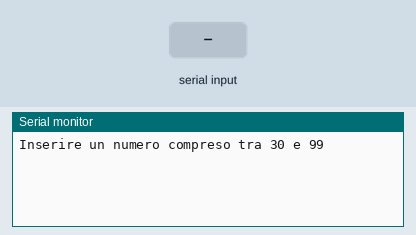
Bench run of a sketch on a simulated Arduino Uno, built with avr-gcc and run on an emulated ATmega328P. Shown: the last lines printed to the serial monitor. The inputs (shaded band) are chosen by the test bench.

Above: at 1.2 s.
1.3 s: "90,45,200\n" received over Serial
At 1.9 s:
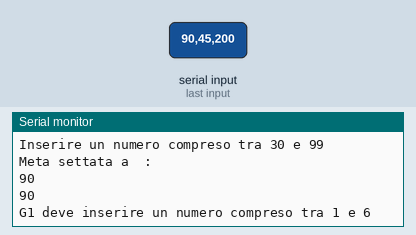
2.8 s: "30,150,10\n" received over Serial
5.8 s: "90,45\n" received over Serial
At 7.2 s:
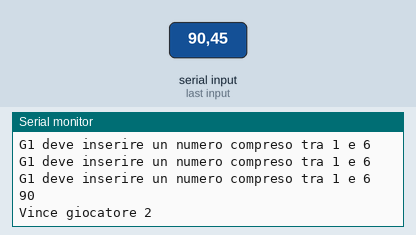
Timing chart, 0 to 8.8 s (numbered marks = the images above; inputs shaded):
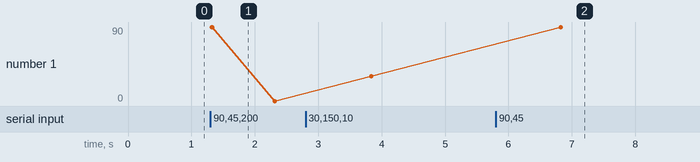

Measured:
- after the input at 1.3 s, the serial monitor: prints a new line at once (image 1)
- after the input at 5.8 s, the serial monitor: prints a new line after 1.0 s (image 2)
- plotted number 1: 30 → 90 after the input at 5.8 s

The sketch:

sketch_jan11a.ino
```cpp
  int buttonred = 2;
  int buttongrey = 3;
  int buttonblue = 4;
  int buttonState = 0;
  int counter = 30;
  String stringa;
  int meta = 0;
  String number;
  String giocatore1;
  String nG1;
  String giocatore2;
  String nG2;
  bool terminato;
  String sommanumeri;
  bool start;
  int punteggioG1 = 0;
  int punteggioG2 = 0;
  bool finito;
  bool checknmb;


 void setup() {
  // put your setup code here, to run once:
Serial.begin(9600);
terminato = false;
start = false;
finito = false;
checknmb = false;
 }

 void loop() {
  // put your main code here, to run repeatedly:


if(start == false)
{
  Meta();
}
 else
 {
   if(!terminato)
  {
    turnoG1();
  }
  else
  {
   turnoG2();
  }
 }


 }


 void Meta()
 {
  Serial.println("Inserire un numero compreso tra 30 e 99");
  while(Serial.available() == 0)
  {}
    meta = Serial.parseInt();
    Serial.println("Meta settata a  :");

    Serial.println(String(meta));

    if(meta < 30)
    {
      Serial.println("META NON VALIDA, inserire un numero tra 30 e 99");
      terminato = false;
      }


      else
      {
        Serial.println(meta);
        start = true;
      }

/* else
{
 Serial.println(String(meta));
  }
  if(meta > 99)
  {
    Serial.println("META NON VALIDA,Inserire un numero compreso tra 30 e 99");
    }
    else
    {
     Serial.println(String(meta));
      }
        }

  */

 }


void turnoG1()
{
  Serial.println("G1 deve inserire un numero compreso tra 1 e 6");
  if(Serial.available() > 0)
  {

   nG1 =  Serial.readString();

   Serial.println(nG1.toInt());
    terminato = true;
    CheckG1();
    punteggioG1 = punteggioG1 + nG1.toInt();
    }

  }


  void turnoG2()
  {
    if(finito != true)
    {
      Serial.println("G2 deve inserire un numero compreso tra 1 e 6");
  if(Serial.available() > 0)
  {

   nG2 =  Serial.readString();

   Serial.println(nG2.toInt());
    terminato = false;
    CheckG2();
     punteggioG2 = punteggioG2 + nG2.toInt();
    }
  }

  else
  {
    Serial.end();
  }
    }

void Checknumbers()
{
  if(nG1.toInt() > 6)
  {

    Serial.print("PUNTATA NON VALIDA, inserire un numero compreso tra 1 e 6");
  }

    else if(nG2.toInt() > 6)
    {

      Serial.print("PUNTATA NON VALIDA, inserire un numero compreso tra 1 e 6");

      }
      else if(nG1.toInt() == nG2.toInt())
      {

        Serial.print("PUNTATA NON VALIDA, non puoi inserire un numero uguale a quello puntato dall'altro giocatore");

        }
        else if(nG2.toInt() == nG1.toInt())
        {

          Serial.print("PUNTATA NON VALIDA, non puoi inserire un numero uguale a quello puntato dall'altro giocatore");

          }
          else if (nG1.toInt() == 1 && nG2.toInt() == 6)
          {

            Serial.print("PUNTATA NON VALIDA");

            }
            else if (nG2.toInt() == 1 && nG1.toInt() == 6)
            {

            Serial.print("PUNTATA NON VALIDA");

            }
          else if (nG1.toInt() == 2 && nG2.toInt() == 5)
          {

            Serial.print("PUNTATA NON VALIDA");

            }
            else if (nG2.toInt() == 2 && nG1.toInt() == 5)
            {

              Serial.print("PUNTATA NON VALIDA");

              }
            else if (nG1.toInt() == 3 && nG2.toInt() == 4)
            {

              Serial.print("PUNTATA NON VALIDA");

              }
              else if (nG2.toInt() == 3 && nG1.toInt() == 4)
              {

                 Serial.print("PUNTATA NON VALIDA");

               }
  }


  void CheckG1()
  {
    if(nG1.toInt() + punteggioG1 + punteggioG2 == meta)
    {
      Serial.println("Vince giocatore 1");
      finito = true;

      }
      else if (nG1.toInt() + punteggioG1 + punteggioG2 > meta)
      {
        Serial.println("Vince giocatore 2");
        finito = true;
        Serial.end();

        }


  }

  void CheckG2()
  {
    if(nG2.toInt() + punteggioG2 + punteggioG1 == meta)
    {
      Serial.println("Vince giocatore 2");
      finito = true;
      Serial.end();
      }
      else if (nG1.toInt() + punteggioG1 + punteggioG2 > meta)
      {
        Serial.println("Vince giocatore 1");
        finito = true;
        Serial.end();
        }


    }

 void somma()
 {
  sommanumeri = punteggioG1 + punteggioG2;
  Serial.println(sommanumeri.toInt());
  }
```
